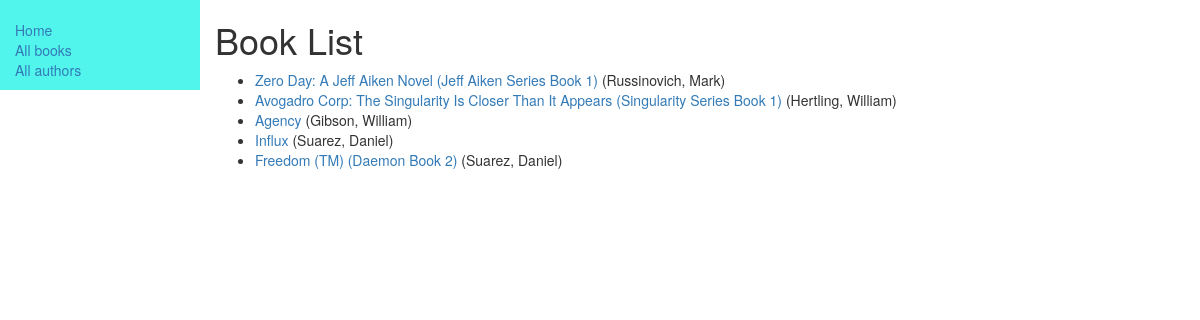
/catalog/books/, run on the app's committed database.
### catalog/models.py (models this page shows, shortened)
class Book(models.Model):
    title = models.CharField(max_length=200)
    author = models.ForeignKey('Author', on_delete=models.SET_NULL, null=True)
    summary = models.TextField(max_length=1000, help_text="Enter a brief summary for the book here.")
    isbn = models.CharField('ISBN', max_length=13, help_text='13 Character <a href="https://www.isbn-international.org/content/what-isbn">ISBN number</a>')
    genre = models.ManyToManyField(Genre, help_text="Select a genre for this book")
    def get_absolute_url(self):
        return reverse ('book-detail', args=[str(self.id)])
    def display_genre(self):
        return ', '.join(genre.name for genre in self.genre.all()[:3])
    display_genre.short_description = 'Genre'

class Author(models.Model):
    first_name = models.CharField(max_length=100, help_text="Author's First Name")
    last_name = models.CharField(max_length=100, help_text="Author's Last Name")
    date_of_birth = models.DateField(null=True, blank=True)
    date_of_death = models.DateField('Died', null=True, blank=True)
    def __str__(self):
        return '%s, %s' %(self.last_name, self.first_name)

### catalog/views.py (the view)
class BookListView(generic.ListView):
    model = Book
    def get_context_data(self, **kwargs):
        context = super(BookListView, self).get_context_data(**kwargs)
        context['page_title'] = 'Book List'
        return context

### catalog/templates/catalog/book_list.html (shortened to what this page needs)
{% extends "base.html" %}
{% block content %}
<h1>Book List</h1>
   {% if book_list %}
   <ul>
     {% for book in book_list %}
     <li>
       <a href="{{ book.get_absolute_url }}">{{ book.title }}</a> ({{book.author}})
     </li>
     {% endfor %}
   </ul>
   {% else %}
     <p>There are no books in the library.</p>
   {% endif %}
{% endblock content %}

### data on the page
Book: title "Zero Day: A Jeff Aiken Novel (Jeff Aiken Series Book 1)", author "Russinovich, Mark"
Book: title "Avogadro Corp: The Singularity Is Closer Than It Appears (Singularity Series Book 1)", author "Hertling, William"
Book: title "Agency", author "Gibson, William"
Book: title "Influx", author "Suarez, Daniel"
Book: title "Freedom (TM) (Daemon Book 2)", author "Suarez, Daniel"
